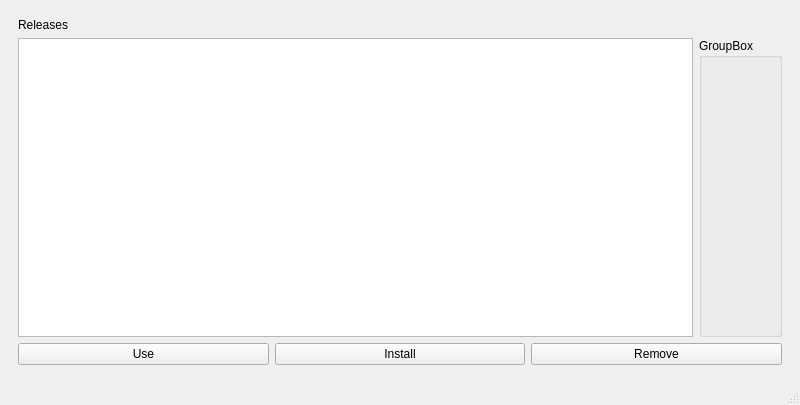
<?xml version="1.0" encoding="UTF-8"?>
<ui version="4.0">
 <class>MainWindow</class>
 <widget class="QMainWindow" name="MainWindow">
  <property name="geometry">
   <rect>
    <x>0</x>
    <y>0</y>
    <width>800</width>
    <height>405</height>
   </rect>
  </property>
  <property name="windowTitle">
   <string>MainWindow</string>
  </property>
  <widget class="QWidget" name="centralwidget">
   <layout class="QVBoxLayout" name="verticalLayout_2">
    <item>
     <widget class="QStackedWidget" name="stackedWidget">
      <property name="currentIndex">
       <number>0</number>
      </property>
      <widget class="QWidget" name="page">
       <layout class="QVBoxLayout" name="verticalLayout">
        <item>
         <layout class="QVBoxLayout" name="header_layout">
          <item>
           <widget class="QLabel" name="title">
            <property name="text">
             <string>Releases</string>
            </property>
           </widget>
          </item>
         </layout>
        </item>
        <item>
         <layout class="QHBoxLayout" name="body_layout">
          <item>
           <widget class="QListView" name="listView">
            <property name="palette">
             <palette>
              <active>
               <colorrole role="Light">
                <brush brushstyle="SolidPattern">
                 <color alpha="255">
                  <red>247</red>
                  <green>250</green>
                  <blue>255</blue>
                 </color>
                </brush>
               </colorrole>
              </active>
              <inactive>
               <colorrole role="Light">
                <brush brushstyle="SolidPattern">
                 <color alpha="255">
                  <red>247</red>
                  <green>250</green>
                  <blue>255</blue>
                 </color>
                </brush>
               </colorrole>
              </inactive>
              <disabled>
               <colorrole role="Light">
                <brush brushstyle="SolidPattern">
                 <color alpha="255">
                  <red>247</red>
                  <green>250</green>
                  <blue>255</blue>
                 </color>
                </brush>
               </colorrole>
              </disabled>
             </palette>
            </property>
           </widget>
          </item>
          <item>
           <widget class="QGroupBox" name="groupBox">
            <property name="title">
             <string>GroupBox</string>
            </property>
           </widget>
          </item>
         </layout>
        </item>
        <item>
         <layout class="QHBoxLayout" name="footer_layout">
          <item>
           <widget class="QPushButton" name="pushButton_3">
            <property name="text">
             <string>Use</string>
            </property>
           </widget>
          </item>
          <item>
           <widget class="QPushButton" name="install">
            <property name="text">
             <string>Install</string>
            </property>
           </widget>
          </item>
          <item>
           <widget class="QPushButton" name="pushButton">
            <property name="text">
             <string>Remove</string>
            </property>
           </widget>
          </item>
         </layout>
        </item>
       </layout>
      </widget>
      <widget class="QWidget" name="page_2"/>
     </widget>
    </item>
   </layout>
  </widget>
  <widget class="QMenuBar" name="menubar">
   <property name="geometry">
    <rect>
     <x>0</x>
     <y>0</y>
     <width>800</width>
     <height>22</height>
    </rect>
   </property>
  </widget>
  <widget class="QStatusBar" name="statusbar"/>
 </widget>
 <resources/>
 <connections/>
</ui>
